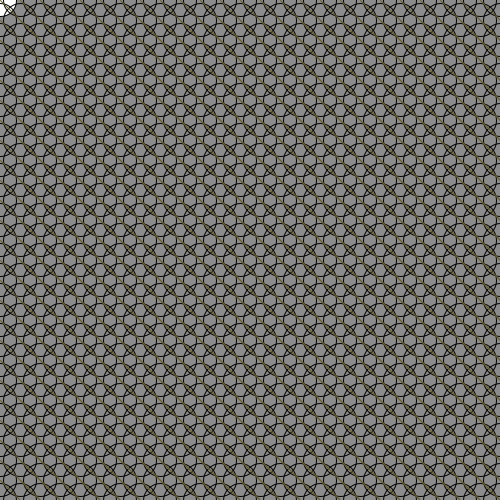
Frame 1 (no input)
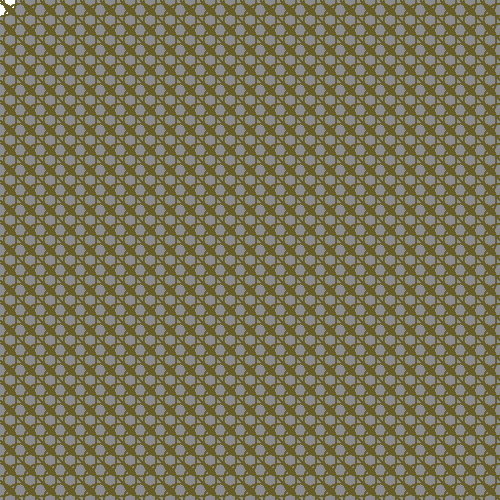
Frame 60 (the mouse pressed at the canvas centre just before this capture)
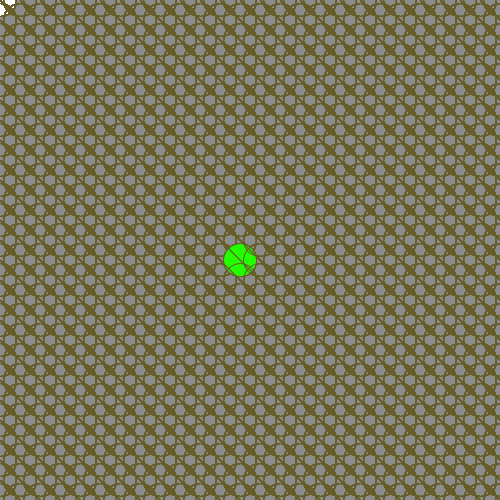
Frame 120 (the mouse held since frame 60 and released just before this capture)

The Processing sketch that drew these frames (run headless with seeded random() and noise(); from frame 60 on, the mouse is pressed at the canvas centre):

// Processing sketch: processing_75351
// ── processing_75351.pde

//Andrew McKee  HW #4 

//All code taken from processing.org and in-class examples

//-Assignment:
//"Create an interactive pattern using for loops and conditionals. It should:
//*Use at least 3 for loops (you will probably use 2 for the intitial grid)
//*Have movement (either using mouse interaction or changing variables)
//See Chapters 5 and 6 in the book"


int fillColor;

void setup(){
  size(500,500);
  background(140);
  smooth();
  colorMode(HSB, 350, 100,100,100);
  
  fillColor = 50;
}

void draw(){
  
  for(int i = 0; i < 520; i += 20){
    for(int j = 0; j < 520; j += 20){
    ellipse(i, j,33,33);
    if(mouseX > i && mouseX< i + 20 && mouseY > j && mouseY < j+20){
      fill(fillColor++, 100,100);
    }else{
      noFill();
    }
    
  }
}
for(int k = 0; k < 500; k += 20){
  for(int l = 0; l < 500; l += 20){
    stroke( 50,60,40);
  line(k, l, k + 40, l + 40);
} }
}
